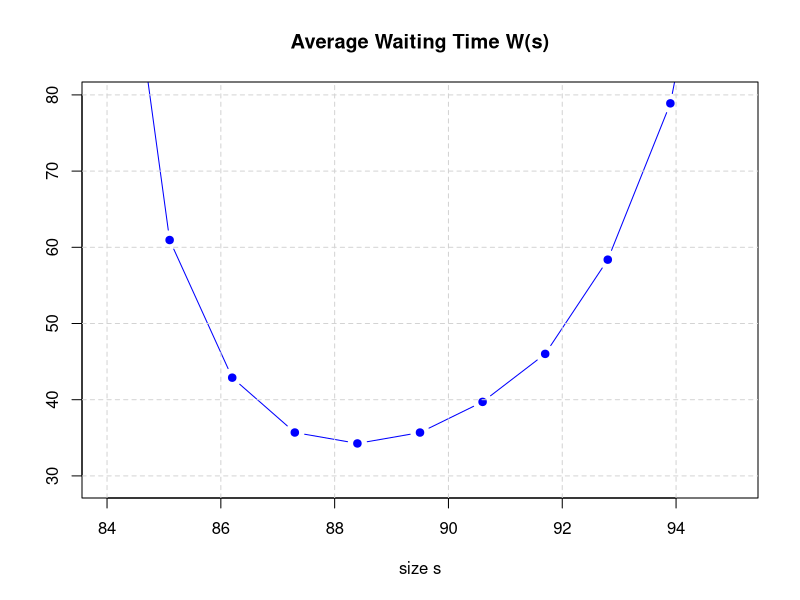

Reproduce this figure in R.
## ---- chunk 1
knitr::opts_chunk$set(echo = TRUE)

LB_SizeInterval <- function(N,s,mu,InterArrival,JobSize) {      

  WaitingTime=rep(0,2);
  WaitingTimeCum=rep(0,2);
  
  # first job
  U = ifelse(JobSize[1]<=s,1,2);
  
  for (n in 2:N) #for each job
  {
    for (k in 1:2) #for each server
    {
      # Update the waiting time of server k (Lindley's recursion)
      WaitingTime[k] = max(WaitingTime[k] + ifelse(U==k,1,0)*JobSize[n-1]/mu[k] - InterArrival[n], 0);
    }
    # Dispatching decision for job n
    U = ifelse(JobSize[n]<=s,1,2);
    
    WaitingTimeCum[U] = WaitingTimeCum[U]+WaitingTime[U];
  }

 return(sum(WaitingTimeCum)/N);
  
}

################################################################################
N=1e5; # number of jobs to simulate
set.seed(7); # Set seed for reproducibility

mu = sample(x=1:3, 2, replace = TRUE); # service rates
mu = c(3,1);

Smax=100;
JobSize=runif(N,0,Smax); # Job sizes
ES=Smax/2; 
rho=0.8; # network load to test: lambda*E[S]/(mu_1+mu_2)
lambda = rho*sum(mu)/ES; # arrival rate

# InterArrival = rexp(n=N, rate = lambda);           # Inter-arrival times: Poisson
InterArrival = runif(n=N, min = 0, max=2/lambda);    # Inter-arrival times: Uniform

# smin=65;smax=85;
smin=84;smax=95;
step=(smax-smin)/10;
s_values=seq(smin,smax, step);
W_SizeInterval=rep(NA,length(s_values));

cnt=1;
for (s in s_values) 
{
    W_SizeInterval[cnt]=LB_SizeInterval(N,s,mu,InterArrival,JobSize);
    cat(paste("Avg Waiting Time (s=", round(s,digits=3), ")=", round(W_SizeInterval[cnt],digits=3),sep=""), "\n");
    cnt=cnt+1;
}

# plot the results
plot(s_values, W_SizeInterval, xlim=c(smin,smax), ylim = c(0.85*min(W_SizeInterval,na.rm = T), 1.3*mean(W_SizeInterval,na.rm = T)),
     col="blue", lty=1, ylab="",xlab="size s", type = "b", pch = 19, main=paste("Average Waiting Time W(s)"));

grid(nx = NULL, ny = NULL, lty = 2, col = "lightgray", lwd = 1)

cat("The optimal cutoff size is:", (which.min(W_SizeInterval)-1)*step+smin,'\n');

